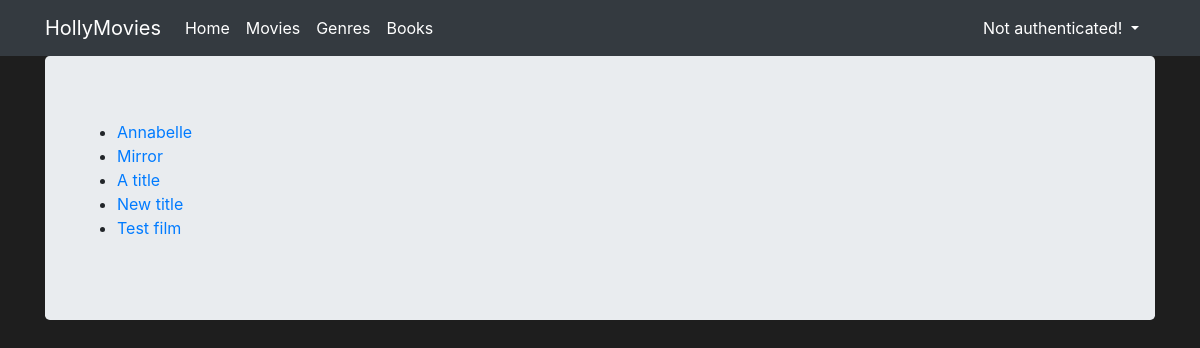
The app's page /movies/genres/1, older data.
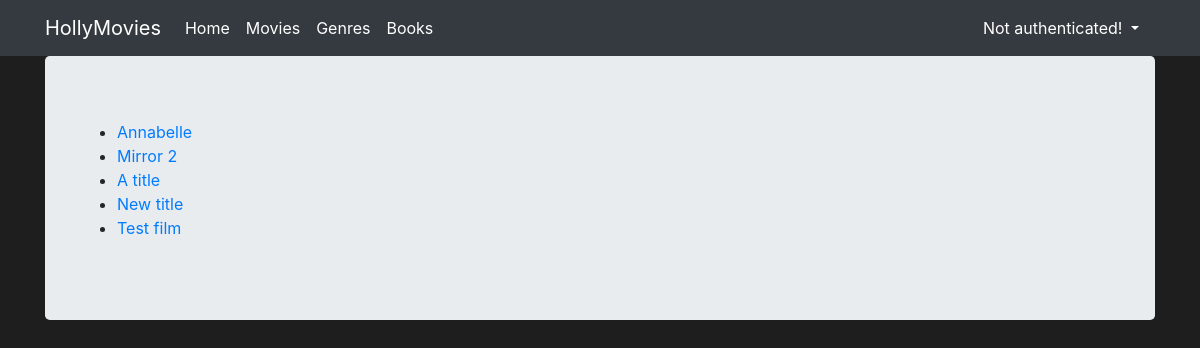
The same page, newer data.
### viewer/models.py (models this page shows, shortened)
class Movie(Model):
    title = CharField(max_length=128)
    genre = ForeignKey(Genre, on_delete=DO_NOTHING)
    rating = IntegerField()
    released = DateField()
    description = TextField()
    actors = ManyToManyField(Actor)
    created = DateTimeField(auto_now_add=True)

### viewer/views.py (the view)
# urls.py: path('genres/<genre_id>', MoviesByGenreView.as_view(), name='movies_by_genre'),
class MoviesByGenreView(ListView):
    template_name = 'movies_by_genre.html'
    model = Movie
    def get_queryset(self):
        qs = super().get_queryset()
        g = Genre.objects.get(id=self.kwargs['genre_id'])
        return qs.filter(genre=g)

### viewer/templates/movies_by_genre.html (shortened to what this page needs)
{% extends 'base.html' %}
{% block content %}
<ul>
    {% for movie in object_list %}
    <li>
        <a href="{% url 'movies_detail' movie.id %}">{{ movie.title }}</a>
    </li>
    {% endfor %}
</ul>
{% endblock %}

Row changes from the older to the newer data that the page shows:
changed Movie: title "Mirror" → "Mirror 2"
